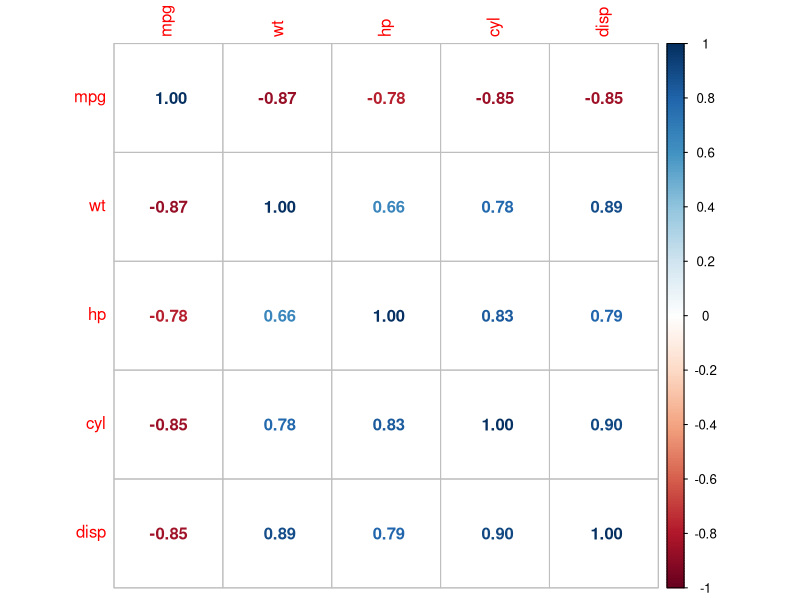
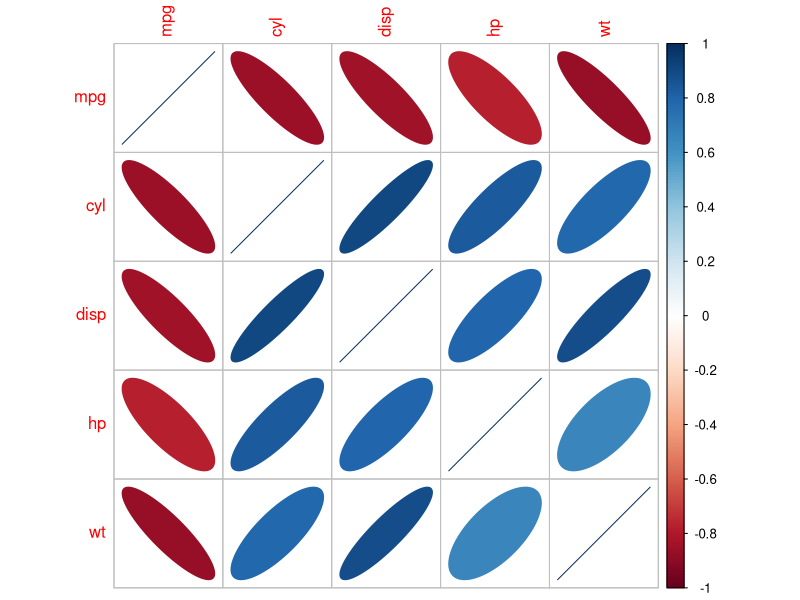
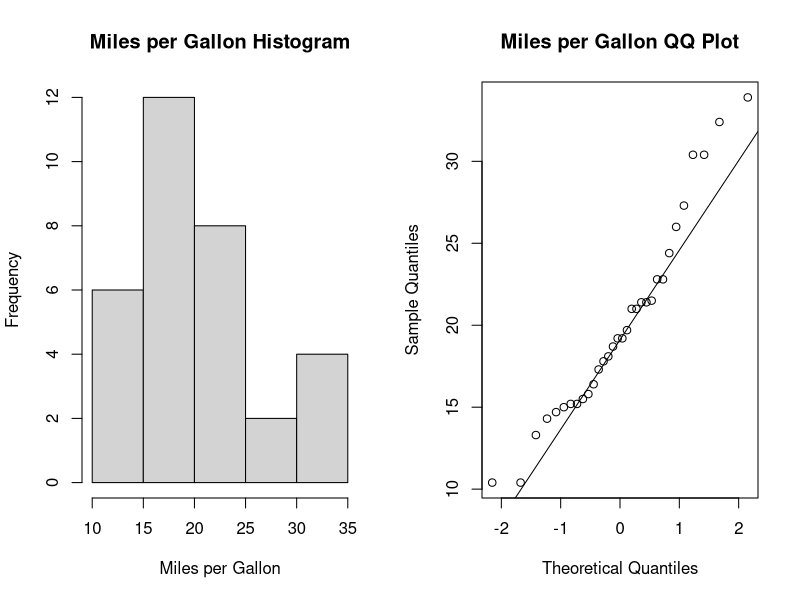
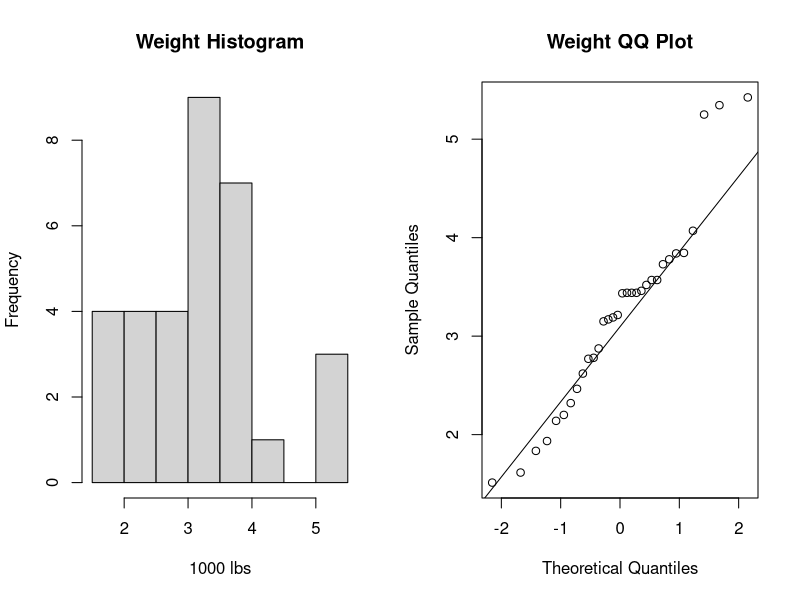
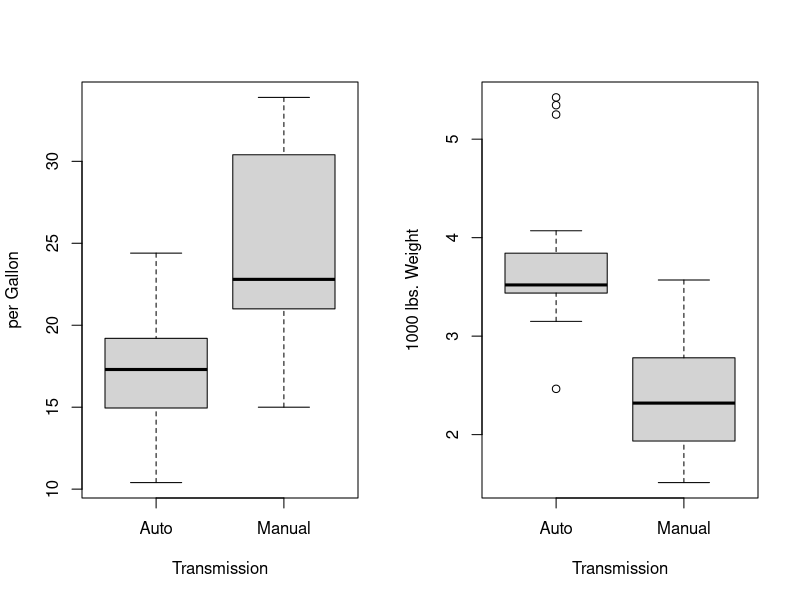
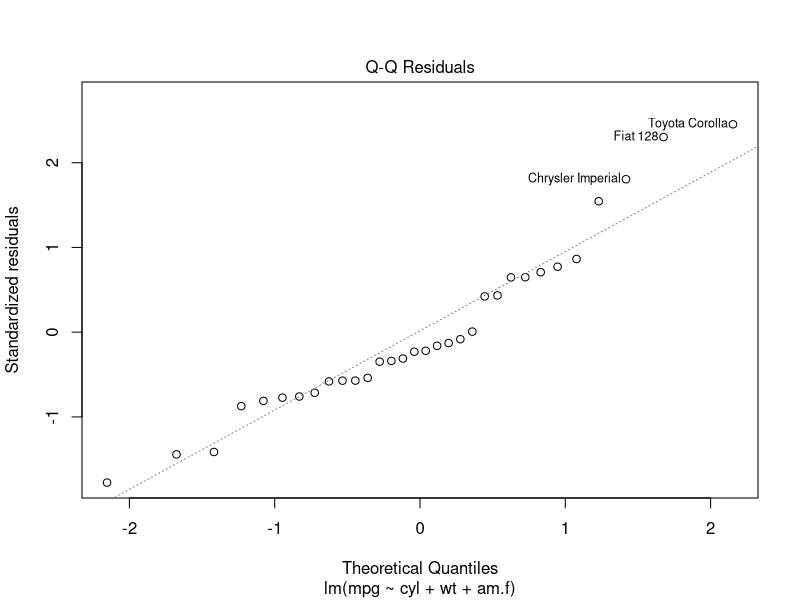

The R source for these figures, in order:
## ---- chunk 1
normalize<- function(x) {return((x - min(x)) / (max(x) - min(x)))}
vector<- c(2, 5, 10, 8, 4) 
normalized_vector <- normalize(vector)
print(normalized_vector)
## ---- chunk 2
normalize <- function(x) { return((x - min(x)) / (max(x) - min(x)))}
MyVect <- c(4, -3, -4, 1, 5, 12, 7) 
MyVect.n <- normalize(MyVect)
result <- cbind(MyVect, MyVect.n) 
print(result)
## ---- chunk 3
mtcars$am.f <- as.factor(ifelse(mtcars$am == 0, "Auto", "Manual"))
class_am_f <-
class(mtcars$am.f) 
print(class_am_f) 
head_am_f <- head(mtcars$am.f)
print(head_am_f)
## ---- chunk 4
mtcars.mat <- as.matrix(mtcars[, c("mpg", "cyl", "disp", "hp",
"wt")]) 
class_mtcars_mat <- class(mtcars.mat) 
print(class_mtcars_mat)
head_mtcars_mat <- head(mtcars.mat) 
print(head_mtcars_mat)
## ---- chunk 5
library(psych)
summary_mtcars <- summary(mtcars)
print(summary_mtcars)
describe_mtcars <- describe(mtcars[, 1:8])
print(describe_mtcars)
## ---- chunk 6
library(corrplot)
mtcars.cor <- cor(mtcars.mat)
corrplot(mtcars.cor, method = "number", order = "hclust")
corrplot(mtcars.cor, method = "ellipse")
## ---- chunk 7
par(mfrow = c(1, 2))
hist(mtcars$mpg, main = "Miles per Gallon Histogram", xlab = "Miles per Gallon")
qqnorm(mtcars$mpg, main = "Miles per Gallon QQ Plot")
qqline(mtcars$mpg)
hist(mtcars$wt, main = "Weight Histogram", xlab = "1000 lbs")
qqnorm(mtcars$wt, main = "Weight QQ Plot")
qqline(mtcars$wt)
par(mfrow = c(1, 1))
## ---- chunk 8
par(mfrow = c(1, 2)) 
boxplot(mpg ~ am.f, data = mtcars, ylab = "Miles
per Gallon", xlab = "Transmission")
boxplot(wt ~ am.f, data = mtcars,ylab = "1000 lbs. Weight", xlab = "Transmission") 
par(mfrow = c(1, 1))
## ---- chunk 9
aov.mpg <- aov(mpg ~ am.f, data = mtcars)
summary(aov.mpg)
cat("\n")
aov.wt <- aov(wt ~ am.f, data = mtcars)
summary(aov.wt)
## ---- chunk 10
fit.simple <- lm(mpg ~ wt, data = mtcars)
summary(fit.simple)
## ---- chunk 11
fit.dummy <- lm(mpg ~ wt + am.f, data = mtcars)
summary(fit.dummy)
## ---- chunk 12
fit.large <- lm(mpg ~ cyl + wt + am.f, data = mtcars)
summary(fit.large)
## ---- chunk 13
plot(fit.large, which = 2)
## ---- chunk 14
models <- list(fit.simple, fit.dummy, fit.large) 
model_names <-c("fit.simple", "fit.dummy", "fit.large") 
anova_table <-anova(models[[1]], models[[2]], models[[3]], test = "F")
print(anova_table)
